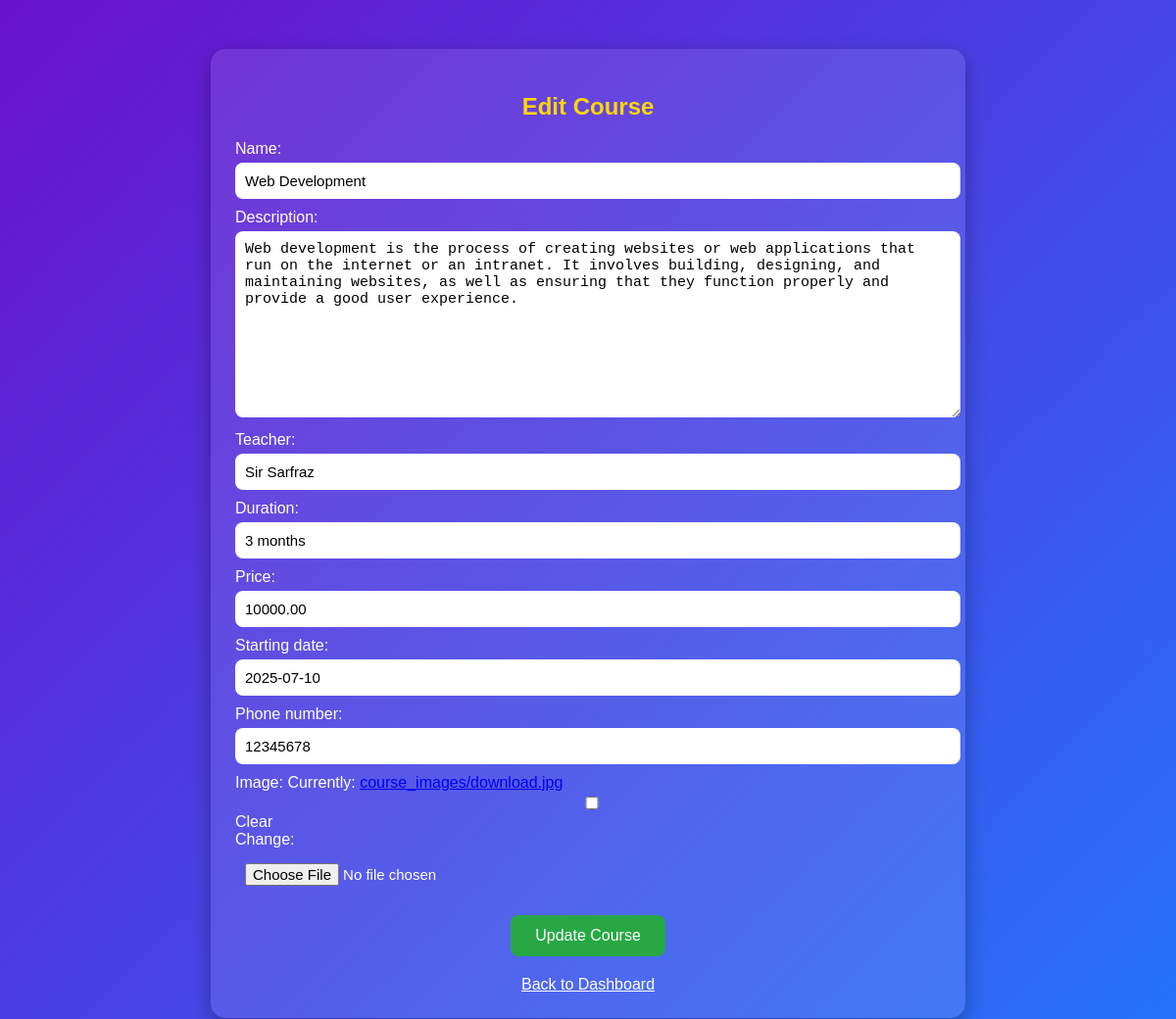
The app's page /edit-course/2/ (signed in) with its own data.
### students/models.py (models this page shows, shortened)
class Course(models.Model):
    name = models.CharField(max_length=100)
    description = models.TextField(blank=True, null=True)
    teacher = models.CharField(max_length=100, blank=True, null=True)
    duration = models.CharField(max_length=50, blank=True, null=True)  # e.g. "3 months"
    price = models.DecimalField(max_digits=8, decimal_places=2, blank=True, null=True)
    starting_date = models.DateField(blank=True, null=True)
    phone_number = models.CharField(max_length=15, blank=True, null=True)
    image = models.ImageField(upload_to='course_images/', blank=True, null=True)
    created_at = models.DateTimeField(auto_now_add=True)

### students/views.py (the view)
# urls.py: path('edit-course/<int:pk>/', views.edit_course, name='edit_course'),
@login_required(login_url='login')
def edit_course(request, pk):
    course = get_object_or_404(Course, pk=pk)
    if request.method == 'POST':
        form = CourseForm(request.POST, request.FILES, instance=course)
        if form.is_valid():
            form.save()
            return redirect('dashboard')
    else:
        form = CourseForm(instance=course)
    return render(request, 'edit_course.html', {'form': form, 'course': course})

### students/views.py
class CourseForm(forms.ModelForm):
    class Meta:
        model = Course
        fields = ['name', 'description', 'teacher', 'duration',
                  'price', 'starting_date', 'phone_number', 'image']

### templates/edit_course.html (shortened to what this page needs)
<!DOCTYPE html>
<html lang="en">
<head>
</head>
<body>
    <div class="form-container">
        <h2>Edit Course</h2>
        <form method="post" enctype="multipart/form-data">
            {{ form.as_p }}
            <button type="submit">Update Course</button>
        </form>
        <a href="{% url 'dashboard' %}" class="back-link">Back to Dashboard</a>
    </div>
</body>
</html>

### templates/edit_course.html (style rules this page uses)
body { background: linear-gradient(135deg, #6a11cb, #2575fc); font-family: Arial, sans-serif; color: #fff; margin: 0; padding: 0; }
.form-container { width: 60%; margin: 50px auto; background: rgba(255, 255, 255, 0.1); padding: 25px; border-radius: 15px; box-shadow: 0 8px 20px rgba(0, 0, 0, 0.3); }
h2 { text-align: center; margin-bottom: 20px; color: #ffd700; }
form p { margin: 10px 0; }
input, textarea { width: 100%; padding: 10px; border-radius: 8px; border: none; font-size: 15px; margin-top: 5px; }
button { display: block; margin: 20px auto; padding: 12px 25px; border: none; border-radius: 8px; background: #28a745; color: white; font-size: 16px; cursor: pointer; }
.back-link { display: block; text-align: center; margin-top: 20px; color: #fff; }

### records on screen
Course: name "Web Development", description "Web development is the process of creating websites or web applications that run on the internet or an intranet. It involves building, designing, and maintaining websites, as well as ensuring that they function properly and provide a good user experience.", teacher "Sir Sarfraz", duration "3 months", price "10000.00", starting_date "2025-07-10", phone_number "12345678"
